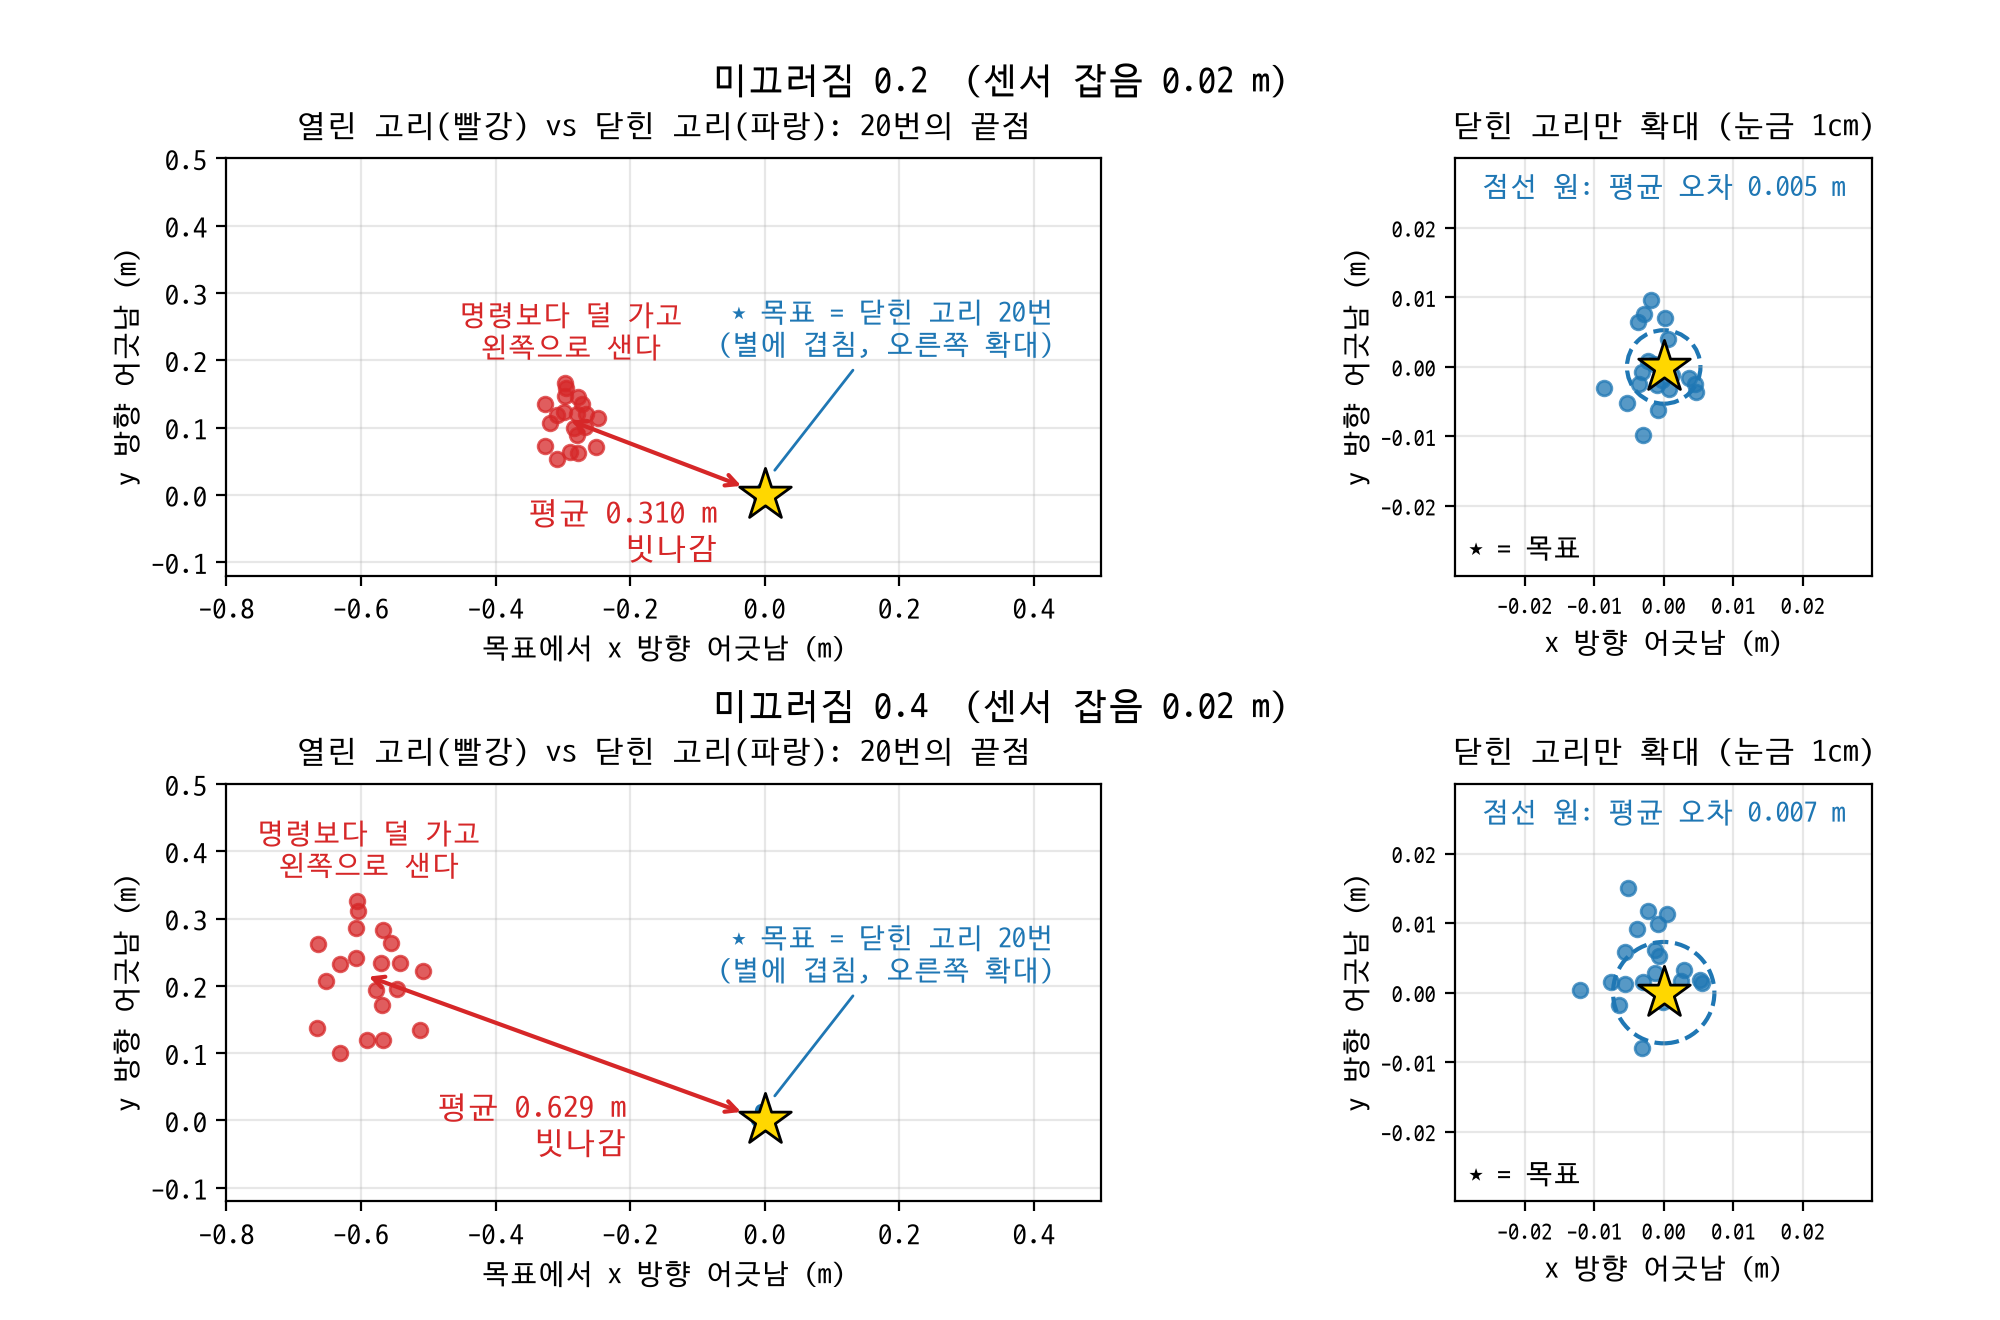

The script that saved this image:
import matplotlib.pyplot as plt
import numpy as np

# plt.rcParams["font.family"] = "AppleGothic"
plt.rcParams["font.family"] = "D2Coding"
plt.rcParams["axes.unicode_minus"] = False

# point_robot.py 의 함수를 그대로 복사 (이름·매개변수·난수 사용 순서 동일)
최대_속도 = 0.5


def 속도_제한(속도, 최대=최대_속도):
    크기 = np.linalg.norm(속도)
    return 속도 * (최대 / 크기) if 크기 > 최대 else 속도


def 움직이기(위치, 속도_명령, 주기, 생성기=None, 미끄러짐=0.0):
    이동 = 속도_제한(속도_명령) * 주기
    if 생성기 is not None and 미끄러짐 > 0:
        덜_감 = 생성기.uniform(1 - 미끄러짐, 1.0)
        옆_비율 = 생성기.normal(미끄러짐 / 2, 미끄러짐 / 2)
        왼쪽 = np.array([-이동[1], 이동[0]])
        이동 = 덜_감 * 이동 + 옆_비율 * 왼쪽
    return 위치 + 이동


def 위치_재기(위치, 생성기=None, 잡음=0.0):
    if 생성기 is None or 잡음 == 0:
        return 위치.copy()
    return 위치 + 생성기.normal(0, 잡음, size=2)


# b04_slip_noise.py 의 설정과 두 고리
시작, 목표 = np.array([0.0, 0.0]), np.array([2.0, 1.0])
주기, 이득, 센서_잡음 = 0.1, 1.5, 0.02


def 열린_고리(생성기, 미끄러짐):
    방향 = (목표 - 시작) / np.linalg.norm(목표 - 시작)
    위치 = 시작.copy()
    for _ in range(round(np.linalg.norm(목표 - 시작) / (최대_속도 * 주기))):
        위치 = 움직이기(위치, 방향 * 최대_속도, 주기, 생성기, 미끄러짐)
    return 위치


def 닫힌_고리(생성기, 미끄러짐):
    위치 = 시작.copy()
    for _ in range(80):
        잰_위치 = 위치_재기(위치, 생성기, 센서_잡음)
        위치 = 움직이기(위치, 이득 * (목표 - 잰_위치), 주기, 생성기, 미끄러짐)
    return 위치


def 끝점_모으기(미끄러짐):          # b04 와 같이 seed 0, 열린 고리 20번 → 닫힌 고리 20번
    생성기 = np.random.default_rng(0)
    return [np.array([방법(생성기, 미끄러짐) - 목표 for _ in range(20)]) for 방법 in (열린_고리, 닫힌_고리)]


그림 = plt.figure(figsize=(10, 6.6))
격자 = 그림.add_gridspec(2, 2, width_ratios=[1.7, 1])
for 줄, 미끄러짐 in enumerate([0.2, 0.4]):
    열린, 닫힌 = 끝점_모으기(미끄러짐)
    열린_오차, 닫힌_오차 = np.linalg.norm(열린, axis=1), np.linalg.norm(닫힌, axis=1)
    print(f"슬립 {미끄러짐}: 열린 고리 평균 {열린_오차.mean():.3f}m (최대 {열린_오차.max():.3f}m), "
          f"닫힌 고리 평균 {닫힌_오차.mean():.3f}m (최대 {닫힌_오차.max():.3f}m)")
    중심 = 열린.mean(axis=0)            # 빨간 점들의 한가운데

    # 왼쪽: 실제 크기로 두 고리를 한 그림에서 비교 (두 줄 모두 같은 범위)
    칸 = 그림.add_subplot(격자[줄, 0])
    칸.scatter(*열린.T, s=28, color="tab:red", alpha=0.75, zorder=3)
    칸.scatter(*닫힌.T, s=14, color="tab:blue", zorder=4)
    칸.scatter(0, 0, marker="*", s=380, color="gold", edgecolor="black", zorder=5)
    칸.annotate("", xy=중심, xytext=(0, 0), arrowprops=dict(arrowstyle="<->", color="tab:red", linewidth=1.5,
                                                         shrinkA=9, shrinkB=0))
    칸.text(중심[0] * 0.45 + 0.06, 중심[1] * 0.45 - 0.05, f"평균 {열린_오차.mean():.3f} m\n빗나감", color="tab:red", fontsize=11, ha="right", va="top")
    칸.text(중심[0], 열린[:, 1].max() + 0.03, "명령보다 덜 가고\n왼쪽으로 샌다", color="tab:red", fontsize=10, ha="center", va="bottom")
    칸.annotate("★ 목표 = 닫힌 고리 20번\n(별에 겹침, 오른쪽 확대)", xy=(0.01, 0.03), xytext=(0.43, 0.2), color="tab:blue", fontsize=10, va="bottom", ha="right",
             arrowprops=dict(arrowstyle="-", color="tab:blue"))
    칸.set(xlim=(-0.8, 0.5), ylim=(-0.12, 0.5))
    칸.set_xlabel("목표에서 x 방향 어긋남 (m)")
    칸.set_ylabel("y 방향 어긋남 (m)")
    칸.set_aspect("equal")
    칸.grid(alpha=0.3)
    칸.set_title("열린 고리(빨강) vs 닫힌 고리(파랑): 20번의 끝점", fontsize=11, pad=8)

    # 오른쪽: 닫힌 고리만 100배 확대
    칸 = 그림.add_subplot(격자[줄, 1])
    칸.add_patch(plt.Circle((0, 0), 닫힌_오차.mean(), fill=False, color="tab:blue", linestyle="--", linewidth=1.5))
    칸.scatter(*닫힌.T, s=28, color="tab:blue", alpha=0.75, zorder=3)
    칸.scatter(0, 0, marker="*", s=380, color="gold", edgecolor="black", zorder=5)
    칸.text(0, 0.026, f"점선 원: 평균 오차 {닫힌_오차.mean():.3f} m", ha="center", va="center", fontsize=10, color="tab:blue")
    칸.text(-0.028, -0.028, "★ = 목표", fontsize=10, va="bottom")
    칸.set(xlim=(-0.03, 0.03), ylim=(-0.03, 0.03))
    칸.set_xticks(np.arange(-0.02, 0.021, 0.01))
    칸.set_yticks(칸.get_xticks())
    칸.tick_params(labelsize=8)
    칸.set_xlabel("x 방향 어긋남 (m)")
    칸.set_ylabel("y 방향 어긋남 (m)")
    칸.set_aspect("equal")
    칸.grid(alpha=0.3)
    칸.set_title("닫힌 고리만 확대 (눈금 1cm)", fontsize=11, pad=8)

그림.subplots_adjust(left=0.08, right=0.98, bottom=0.09, top=0.88, wspace=0.25, hspace=0.5)
for 줄, 미끄러짐 in enumerate([0.2, 0.4]):
    그림.text(0.5, 그림.axes[줄 * 2].get_position().y1 + 0.05, f"미끄러짐 {미끄러짐}  (센서 잡음 0.02 m)", ha="center", fontsize=13)
그림.savefig("s10_endpoints_scatter.png", dpi=200)
print("저장: s10_endpoints_scatter.png")
